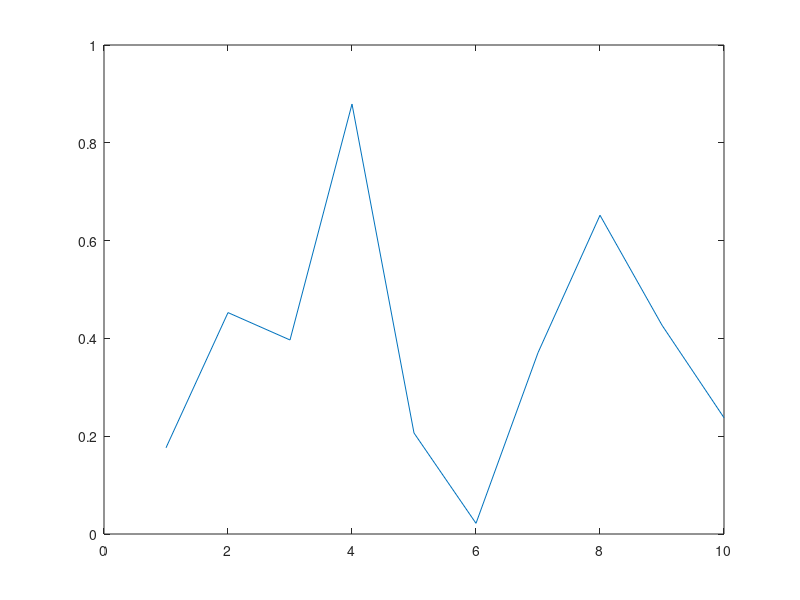

Write the MATLAB code that produced this figure. (Note: this script raises an error after producing the figure.)
function demo
% Allow a line to have its own 'ButtonDownFcn' callback.
hLine = plot(rand(1,10));
set(hLine,'ButtonDownFcn','disp(''This executes'')');
set(hLine,'Tag','DoNotIgnore');
h = pan;
set(h,'ButtonDownFilter',@mycallback);
set(h,'Enable','on');
% mouse click on the line
%
function [flag] = mycallback(obj,event_obj)
% If the tag of the object is 'DoNotIgnore', then return true.
% Indicate what the target is
disp(['Clicked ' get(obj,'Type') ' object'])
objTag = get(obj,'Tag');
if strcmpi(objTag,'DoNotIgnore')
   flag = true;
else
   flag = false;
end